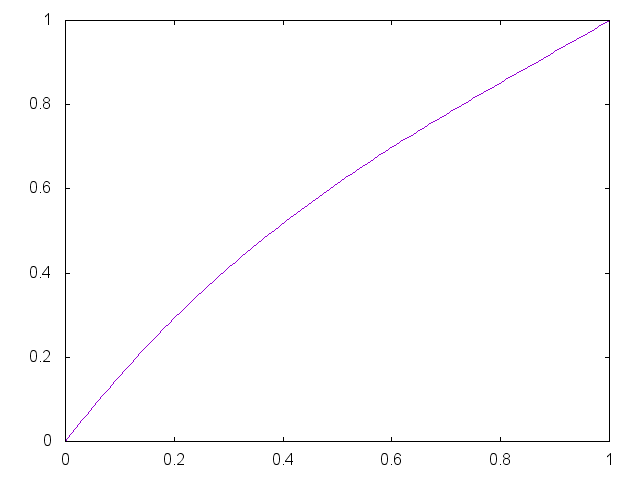

Write the gnuplot code that produced this figure.


set term png

set output "generate/static/generate/bezier-0.55-0.75.png"
plot '-' smooth bezier notitle
0 0
0.33 0.55
0.67 0.75 
1 1
e

reset;
